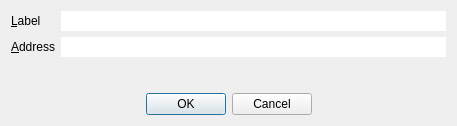
<?xml version="1.0" encoding="UTF-8"?>
<ui version="4.0">
 <class>EditAddressDialog</class>
 <widget class="QDialog" name="EditAddressDialog">
  <property name="geometry">
   <rect>
    <x>0</x>
    <y>0</y>
    <width>457</width>
    <height>126</height>
   </rect>
  </property>
  <property name="windowTitle">
   <string>Edit Address</string>
  </property>
  <layout class="QVBoxLayout" name="verticalLayout">
   <item>
    <layout class="QFormLayout" name="formLayout">
     <property name="fieldGrowthPolicy">
      <enum>QFormLayout::AllNonFixedFieldsGrow</enum>
     </property>
     <item row="0" column="0">
      <widget class="QLabel" name="label">
       <property name="text">
        <string>&amp;Label</string>
       </property>
       <property name="buddy">
        <cstring>labelEdit</cstring>
       </property>
      </widget>
     </item>
     <item row="0" column="1">
      <widget class="QLineEdit" name="labelEdit">
       <property name="toolTip">
        <string>The label associated with this address book entry</string>
       </property>
       <property name="frame">
        <bool>false</bool>
       </property>
      </widget>
     </item>
     <item row="1" column="0">
      <widget class="QLabel" name="label_2">
       <property name="text">
        <string>&amp;Address</string>
       </property>
       <property name="buddy">
        <cstring>addressEdit</cstring>
       </property>
      </widget>
     </item>
     <item row="1" column="1">
      <widget class="QLineEdit" name="addressEdit">
       <property name="toolTip">
        <string>The address associated with this address book entry. This can only be modified for sending addresses.</string>
       </property>
       <property name="frame">
        <bool>false</bool>
       </property>
      </widget>
     </item>
    </layout>
   </item>
   <item>
    <widget class="QDialogButtonBox" name="buttonBox">
     <property name="orientation">
      <enum>Qt::Horizontal</enum>
     </property>
     <property name="standardButtons">
      <set>QDialogButtonBox::Cancel|QDialogButtonBox::Ok</set>
     </property>
     <property name="centerButtons">
      <bool>true</bool>
     </property>
    </widget>
   </item>
  </layout>
 </widget>
 <resources/>
 <connections>
  <connection>
   <sender>buttonBox</sender>
   <signal>accepted()</signal>
   <receiver>EditAddressDialog</receiver>
   <slot>accept()</slot>
   <hints>
    <hint type="sourcelabel">
     <x>248</x>
     <y>254</y>
    </hint>
    <hint type="destinationlabel">
     <x>157</x>
     <y>274</y>
    </hint>
   </hints>
  </connection>
  <connection>
   <sender>buttonBox</sender>
   <signal>rejected()</signal>
   <receiver>EditAddressDialog</receiver>
   <slot>reject()</slot>
   <hints>
    <hint type="sourcelabel">
     <x>316</x>
     <y>260</y>
    </hint>
    <hint type="destinationlabel">
     <x>286</x>
     <y>274</y>
    </hint>
   </hints>
  </connection>
 </connections>
</ui>
